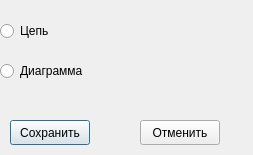
<?xml version="1.0" encoding="UTF-8"?>
<ui version="4.0">
 <class>SaveDialog</class>
 <widget class="QDialog" name="SaveDialog">
  <property name="geometry">
   <rect>
    <x>0</x>
    <y>0</y>
    <width>253</width>
    <height>155</height>
   </rect>
  </property>
  <property name="windowTitle">
   <string>SaveDialog</string>
  </property>
  <widget class="QRadioButton" name="circuitRadioButton">
   <property name="geometry">
    <rect>
     <x>0</x>
     <y>20</y>
     <width>97</width>
     <height>22</height>
    </rect>
   </property>
   <property name="text">
    <string>Цепь</string>
   </property>
  </widget>
  <widget class="QRadioButton" name="DiagramRadioButton">
   <property name="geometry">
    <rect>
     <x>0</x>
     <y>60</y>
     <width>97</width>
     <height>22</height>
    </rect>
   </property>
   <property name="text">
    <string>Диаграмма</string>
   </property>
  </widget>
  <widget class="QPushButton" name="SaveButton">
   <property name="geometry">
    <rect>
     <x>10</x>
     <y>120</y>
     <width>80</width>
     <height>25</height>
    </rect>
   </property>
   <property name="text">
    <string>Сохранить</string>
   </property>
  </widget>
  <widget class="QPushButton" name="CancelButton">
   <property name="geometry">
    <rect>
     <x>140</x>
     <y>120</y>
     <width>80</width>
     <height>25</height>
    </rect>
   </property>
   <property name="text">
    <string>Отменить</string>
   </property>
  </widget>
 </widget>
 <layoutdefault spacing="6" margin="11"/>
 <resources/>
 <connections/>
</ui>
